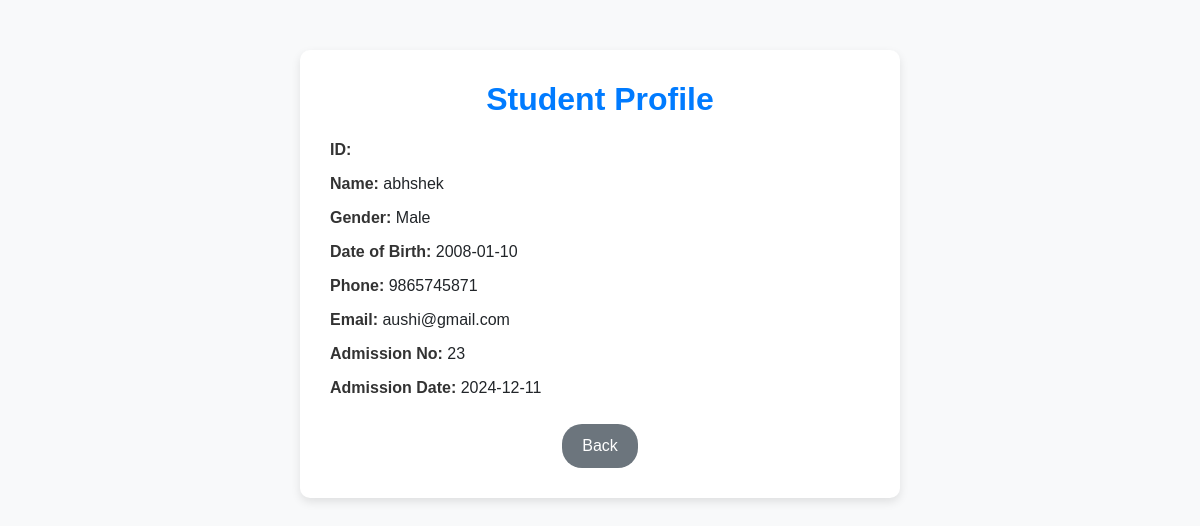
Page /view_student/1 (signed in) on the committed database.
### tables this page shows
CREATE TABLE students (
            id INTEGER PRIMARY KEY AUTOINCREMENT,
            student_id TEXT,
            name TEXT NOT NULL,
            admission_no TEXT UNIQUE NOT NULL,
            sats_number TEXT,
            pen_number TEXT,
            apaar_number TEXT,
            aadhar_number TEXT,
            gender TEXT,
            dob DATE,
            father_name TEXT,
            mother_name TEXT,
            parents_occupation TEXT,
            annual_income INTEGER,
            num_defendants INTEGER,
            nationality TEXT,
            religion TEXT,
            caste TEXT,
            mother_tongue TEXT,
            parents_address TEXT,
            mobile_number TEXT,
            email_id TEXT,
            prev_school TEXT,
            prev_class TEXT,
            admission_date DATE,
            admission_sought_for TEXT,
            enrolled_school TEXT,
            admission_year TEXT,
            last_attended_date DATE,
            last_attended_year TEXT,
            passed_class TEXT,
            student_address TEXT,
            eighth_pass_year TEXT,
            ninth_pass_year TEXT,
            tenth_pass_year TEXT
        );

### app.py (the view)
@app.route("/view_student/<int:student_id>")
@login_required
def view_student(student_id):
    with get_db_connection() as conn:
        student = conn.execute("SELECT * FROM students WHERE id = ?", (student_id,)).fetchone()
    if student:
        return render_template("view_student.html", student=student)
    flash("Student not found.", "danger")
    return redirect(url_for("manage_students"))

### app.py (called while the page is built)
def get_db_connection():
    conn = sqlite3.connect(DATABASE)
    conn.row_factory = sqlite3.Row
    return conn

def login_required(f):
    @wraps(f)
    def decorated_function(*args, **kwargs):
        if "logged_in" not in session:
            flash("Please log in first.", "warning")
            return redirect(url_for("login"))
        return f(*args, **kwargs)
    return decorated_function

### templates/view_student.html (shortened to what this page needs)
<!DOCTYPE html>
<html lang="en">
<head>
    <link rel="stylesheet" href="https://cdnjs.cloudflare.com/ajax/libs/bootstrap/5.3.0/css/bootstrap.min.css">
</head>
<body>
    <div class="container">
        <h2>Student Profile</h2>
        <ul>
            <li><span>ID:</span> {{ student.id_number }}</li>
            <li><span>Name:</span> {{ student.name }}</li>
            <li><span>Gender:</span> {{ student.gender }}</li>
            <li><span>Date of Birth:</span> {{ student.dob }}</li>
            <li><span>Phone:</span> {{ student.mobile_number }}</li>
            <li><span>Email:</span> {{ student.email_id }}</li>
            <li><span>Admission No:</span> {{ student.admission_no }}</li>
            <li><span>Admission Date:</span> {{ student.admission_date }}</li>
        </ul>
        <div class="text-center mt-4">
            <a href="{{ url_for('manage_students') }}" class="btn btn-secondary">Back</a>
        </div>
    </div>
</body>
</html>

### templates/view_student.html (style rules this page uses)
body { background-color: #f8f9fa; font-family: 'Poppins', sans-serif; }
.container { max-width: 600px; margin-top: 50px; background-color: #fff; padding: 30px; border-radius: 10px; box-shadow: 0 4px 10px rgba(0, 0, 0, 0.1); }
h2 { font-weight: bold; color: #007bff; text-align: center; margin-bottom: 20px; }
ul { list-style: none; padding: 0; }
ul li { font-size: 16px; margin-bottom: 10px; }
ul li span { font-weight: bold; color: #333; }
.btn { border-radius: 20px; padding: 10px 20px; transition: all 0.3s ease; }
.btn-secondary { background-color: #6c757d; border: none; }

### rows in the picture
students: name "abhshek", gender "Male", dob "2008-01-10", mobile_number "9865745871", email_id "aushi@gmail.com", admission_no "23", admission_date "2024-12-11"
